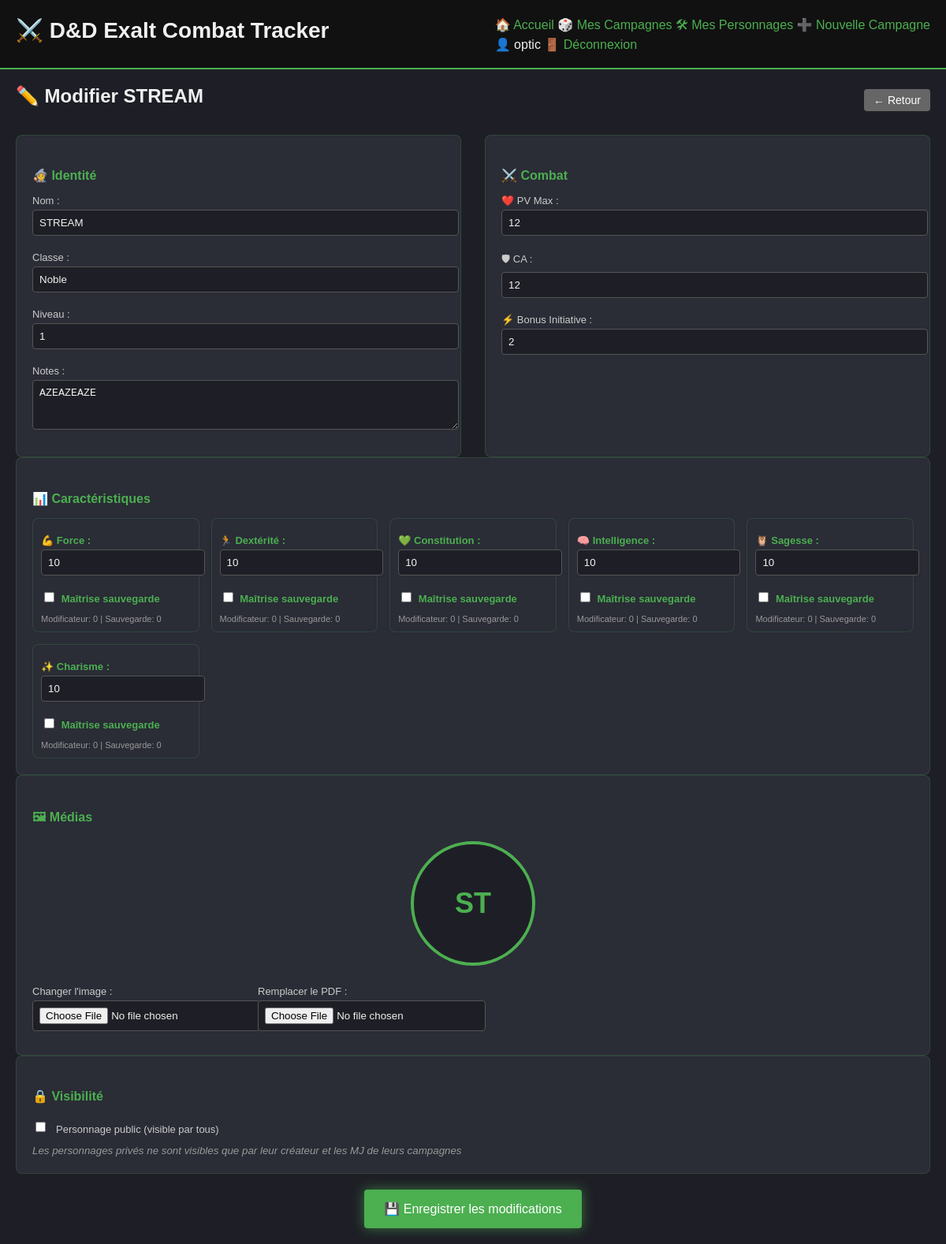
/template/character/1/edit (signed in), run on the app's committed database.
### app/models/user.py (models this page shows, shortened)
class User(db.Model):
    id = db.Column(db.Integer, primary_key=True)
    username = db.Column(db.String(80), unique=True, nullable=False)
    email = db.Column(db.String(120), unique=True, nullable=False)
    password_hash = db.Column(db.String(255), nullable=False)
    role = db.Column(db.String(20), default='Joueur')  # Admin, MJ, Joueur
    is_verified = db.Column(db.Boolean, default=False)
    created_at = db.Column(db.DateTime, default=datetime.utcnow)
    last_login = db.Column(db.DateTime)
    is_active = db.Column(db.Boolean, default=True)
    campaign_memberships = db.relationship('CampaignMember', backref='member_user', lazy=True)

### app/models/character.py (models this page shows, shortened)
class CharacterTemplate(db.Model):
    id = db.Column(db.Integer, primary_key=True)
    owner_id = db.Column(db.Integer, db.ForeignKey('user.id'), nullable=False)
    campaign_id = db.Column(db.Integer, db.ForeignKey('campaign.id'), nullable=True)
    character_type = db.Column(db.String(20), default='PJ')  # PJ, PNJ, Boss
    is_shared = db.Column(db.Boolean, default=False)  # Pour les PNJ partagés par le MJ
    is_public = db.Column(db.Boolean, default=False)  # Visible par tous
    visibility_level = db.Column(db.String(20), default='private')  # private, reduced, semi_complete, complete
    is_active = db.Column(db.Boolean, default=True)
    name = db.Column(db.String(100), nullable=False)
    first_name = db.Column(db.String(50))  # Prénom
    age = db.Column(db.Integer)  # Âge
    background_story = db.Column(db.Text)  # Histoire/background
    character_class = db.Column(db.String(50))
    race = db.Column(db.String(50))
    level = db.Column(db.Integer, default=1)
    notes = db.Column(db.Text)
    private_notes = db.Column(db.Text)
    hp_max = db.Column(db.Integer, nullable=False)
    ac_base = db.Column(db.Integer, nullable=False)
    initiative_bonus = db.Column(db.Integer, default=0)
    force = db.Column(db.Integer, default=10)
    dexterite = db.Column(db.Integer, default=10)
    constitution = db.Column(db.Integer, default=10)
    intelligence = db.Column(db.Integer, default=10)
    sagesse = db.Column(db.Integer, default=10)
    charisme = db.Column(db.Integer, default=10)
    maitrise_force = db.Column(db.Boolean, default=False)
    maitrise_dexterite = db.Column(db.Boolean, default=False)
    maitrise_constitution = db.Column(db.Boolean, default=False)
    maitrise_intelligence = db.Column(db.Boolean, default=False)
    maitrise_sagesse = db.Column(db.Boolean, default=False)
    maitrise_charisme = db.Column(db.Boolean, default=False)
    current_xp = db.Column(db.Integer, default=0)
    image_filename = db.Column(db.String(255), nullable=True)
    pdf_filename = db.Column(db.String(255), nullable=True)
    created_at = db.Column(db.DateTime, default=datetime.utcnow)
    owner = db.relationship('User', foreign_keys=[owner_id], backref=db.backref('owned_characters', lazy=True))
    campaigns = db.relationship('Campaign', secondary='character_campaign_association', backref='campaign_characters')
    @property
    def mod_force(self):
        return (self.force - 10) // 2
    @property
    def mod_dexterite(self):
        return (self.dexterite - 10) // 2
    @property
    def mod_constitution(self):
        return (self.constitution - 10) // 2
    @property
    def mod_intelligence(self):
        return (self.intelligence - 10) // 2
    @property
    def mod_sagesse(self):
        return (self.sagesse - 10) // 2
    @property
    def mod_charisme(self):
        return (self.charisme - 10) // 2
    @property
    def sauvegarde_force(self):
        bonus = self.bonus_maitrise if self.maitrise_force else 0
        return self.mod_force + bonus
    @property
    def sauvegarde_dexterite(self):
        bonus = self.bonus_maitrise if self.maitrise_dexterite else 0
        return self.mod_dexterite + bonus
    @property
    def sauvegarde_constitution(self):
        bonus = self.bonus_maitrise if self.maitrise_constitution else 0
        return self.mod_constitution + bonus
    @property
    def sauvegarde_intelligence(self):
        bonus = self.bonus_maitrise if self.maitrise_intelligence else 0
        return self.mod_intelligence + bonus
    @property
    def sauvegarde_sagesse(self):
        bonus = self.bonus_maitrise if self.maitrise_sagesse else 0
        return self.mod_sagesse + bonus
    @property
    def sauvegarde_charisme(self):
        bonus = self.bonus_maitrise if self.maitrise_charisme else 0
        return self.mod_charisme + bonus
    def can_be_edited_by(self, user):
        if not user:
            return False
        if user.role == 'Admin':
            return True
        if self.owner_id == user.id:
            return True
        if self.campaign and user.is_mj_of(self.campaign):
            return True
        return False

### app/routes/template.py (the view, shortened to what this page needs)
@bp.route('/character/<int:id>/edit', methods=['GET', 'POST'])
@login_required  # ✅ AJOUT : Protection obligatoire
def edit_character_template(id):
    template = CharacterTemplate.query.get_or_404(id)
    if not template.can_be_edited_by(g.current_user):
        flash('Vous n\'êtes pas autorisé à modifier ce personnage.', 'error')
        return redirect(url_for('template.character_profile', id=id))
    return render_template("edit_character.html", character=template)

### templates/edit_character.html (shortened to what this page needs)
{% extends "base.html" %}
{% block content %}
<div class="edit-character-container">
    <div class="edit-header">
        <h2>✏️ Modifier {{ character.name }}</h2>
        <a href="{{ url_for('template.manage_templates') }}" class="btn btn-secondary">← Retour</a>
    </div>
    <form action="{{ url_for('template.edit_character_template', id=character.id) }}" method="POST" enctype="multipart/form-data">
        <div class="edit-grid">
            <div class="edit-section">
                <h4>🧙 Identité</h4>
                <label>Nom :</label>
                <input type="text" name="name" value="{{ character.name }}" required>
                <label>Classe :</label>
                <input type="text" name="character_class" value="{{ character.character_class }}" required>
                <label>Niveau :</label>
                <input type="number" name="level" value="{{ character.level }}" min="1" max="20" required>
                <label>Notes :</label>
                <textarea name="notes" rows="3">{{ character.notes }}</textarea>
            </div>
            <div class="edit-section">
                <h4>⚔️ Combat</h4>
                <label>❤️ PV Max :</label>
                <input type="number" name="hp_max" value="{{ character.hp_max }}" required>
                <label>🛡 CA :</label>
                <input type="number" name="ac_base" value="{{ character.ac_base }}" required>
                <label>⚡ Bonus Initiative :</label>
                <input type="number" name="initiative_bonus" value="{{ character.initiative_bonus }}">
            </div>
        </div>
        <div class="edit-section">
            <h4>📊 Caractéristiques</h4>
            <div class="stats-grid">
                <div class="stat-input">
                    <label>💪 Force :</label>
                    <input type="number" name="force" value="{{ character.force }}" min="1" max="30">
                    <label>
                        <input type="checkbox" name="maitrise_force" {% if character.maitrise_force %}checked{% endif %}> Maîtrise sauvegarde
                    </label>
                    <small>Modificateur: {{ character.mod_force|abs if character.mod_force >= 0 else character.mod_force }} | Sauvegarde: {{ character.sauvegarde_force|abs if character.sauvegarde_force >= 0 else character.sauvegarde_force }}</small>
                </div>
                <div class="stat-input">
                    <label>🏃 Dextérité :</label>
                    <input type="number" name="dexterite" value="{{ character.dexterite }}" min="1" max="30">
                    <label>
                        <input type="checkbox" name="maitrise_dexterite" {% if character.maitrise_dexterite %}checked{% endif %}> Maîtrise sauvegarde
                    </label>
                    <small>Modificateur: {{ character.mod_dexterite|abs if character.mod_dexterite >= 0 else character.mod_dexterite }} | Sauvegarde: {{ character.sauvegarde_dexterite|abs if character.sauvegarde_dexterite >= 0 else character.sauvegarde_dexterite }}</small>
                </div>
                <div class="stat-input">
                    <label>💚 Constitution :</label>
                    <input type="number" name="constitution" value="{{ character.constitution }}" min="1" max="30">
                    <label>
                        <input type="checkbox" name="maitrise_constitution" {% if character.maitrise_constitution %}checked{% endif %}> Maîtrise sauvegarde
                    </label>
                    <small>Modificateur: {{ character.mod_constitution|abs if character.mod_constitution >= 0 else character.mod_constitution }} | Sauvegarde: {{ character.sauvegarde_constitution|abs if character.sauvegarde_constitution >= 0 else character.sauvegarde_constitution }}</small>
                </div>
                <div class="stat-input">
                    <label>🧠 Intelligence :</label>
                    <input type="number" name="intelligence" value="{{ character.intelligence }}" min="1" max="30">
                    <label>
                        <input type="checkbox" name="maitrise_intelligence" {% if character.maitrise_intelligence %}checked{% endif %}> Maîtrise sauvegarde
                    </label>
                    <small>Modificateur: {{ character.mod_intelligence|abs if character.mod_intelligence >= 0 else character.mod_intelligence }} | Sauvegarde: {{ character.sauvegarde_intelligence|abs if character.sauvegarde_intelligence >= 0 else character.sauvegarde_intelligence }}</small>
                </div>
                <div class="stat-input">
                    <label>🦉 Sagesse :</label>
                    <input type="number" name="sagesse" value="{{ character.sagesse }}" min="1" max="30">
                    <label>
                        <input type="checkbox" name="maitrise_sagesse" {% if character.maitrise_sagesse %}checked{% endif %}> Maîtrise sauvegarde
                    </label>
                    <small>Modificateur: {{ character.mod_sagesse|abs if character.mod_sagesse >= 0 else character.mod_sagesse }} | Sauvegarde: {{ character.sauvegarde_sagesse|abs if character.sauvegarde_sagesse >= 0 else character.sauvegarde_sagesse }}</small>
                </div>
                <div class="stat-input">
                    <label>✨ Charisme :</label>
                    <input type="number" name="charisme" value="{{ character.charisme }}" min="1" max="30">
                    <label>
                        <input type="checkbox" name="maitrise_charisme" {% if character.maitrise_charisme %}checked{% endif %}> Maîtrise sauvegarde
                    </label>
                    <small>Modificateur: {{ character.mod_charisme|abs if character.mod_charisme >= 0 else character.mod_charisme }} | Sauvegarde: {{ character.sauvegarde_charisme|abs if character.sauvegarde_charisme >= 0 else character.sauvegarde_charisme }}</small>
                </div>
            </div>
        </div>
        <div class="edit-section">
            <h4>🖼 Médias</h4>
            <div class="media-preview">
                {% if character.image_filename %}
                    <img src="{{ url_for('static', filename='uploads/' + character.image_filename) }}"
                         alt="{{ character.name }}">
                {% else %}
                    <div class="avatar-placeholder-large">
                        {{ character.name[:2]|upper }}
                    </div>
                {% endif %}
            </div>
            <div class="file-row">
                <div>
                    <label>Changer l'image :</label>
                    <input type="file" name="image" accept=".png,.jpg,.jpeg,.webp">
                </div>
                <div>
                    <label>Remplacer le PDF :</label>
                    <input type="file" name="pdf" accept=".pdf">
                </div>
            </div>
        </div>
        <div class="edit-section">
            <h4>🔒 Visibilité</h4>
            <div style="display: flex; align-items: center; gap: 10px; margin-bottom: 10px;">
                <input type="checkbox" id="is_public" name="is_public" value="1"
                       style="width: auto; margin-bottom: 0;">
                <label for="is_public" style="margin-bottom: 0;">
                    Personnage public (visible par tous)
                </label>
            </div>
            <small style="color: #999; font-style: italic;">
                Les personnages privés ne sont visibles que par leur créateur et les MJ de leurs campagnes
            </small>
        </div>
        <div class="edit-actions">
            <button type="submit" class="btn btn-primary btn-large">💾 Enregistrer les modifications</button>
        </div>
    </form>
</div>
{% endblock %}

### templates/base.html (shortened to what this page needs)
<!DOCTYPE html>
<html lang="fr">
<head>
    <link rel="stylesheet" href="{{ url_for('static', filename='css/base.css') }}">
    <link rel="stylesheet" href="{{ url_for('static', filename='css/layout.css') }}">
    <link rel="stylesheet" href="{{ url_for('static', filename='css/components.css') }}">
    <link rel="stylesheet" href="{{ url_for('static', filename='css/combat.css') }}">
    <link rel="stylesheet" href="{{ url_for('static', filename='css/dashboard.css') }}">
    <link rel="stylesheet" href="{{ url_for('static', filename='css/hud.css') }}">
    <link rel="stylesheet" href="{{ url_for('static', filename='css/templates.css') }}">
    <link rel="stylesheet" href="{{ url_for('static', filename='css/character.css') }}">
    <link rel="stylesheet" href="{{ url_for('static', filename='css/responsive.css') }}">
    <link rel="stylesheet" href="{{ url_for('static', filename='css/summary.css') }}">
    <link rel="stylesheet" href="{{ url_for('static', filename='css/exp_history.css') }}">
</head>
<body>
    <header>
        <h1>⚔️ D&D Exalt Combat Tracker</h1>
        <nav>
            <a href="{{ url_for('main.index') }}">🏠 Accueil</a>
            {% if session.user_id %}
                <a href="{{ url_for('campaign.list_campaigns') }}">🎲 Mes Campagnes</a>
                <a href="{{ url_for('template.manage_templates') }}">🛠 Mes Personnages</a>
                {% if current_user and current_user.role in ['MJ', 'Admin'] %}
                    <a href="{{ url_for('campaign.create_campaign') }}">➕ Nouvelle Campagne</a>
                {% endif %}
                <div class="user-menu">
                    <span>👤 {{ current_user.username if current_user else 'Utilisateur' }}</span>
                    <a href="{{ url_for('auth.logout') }}">🚪 Déconnexion</a>
                </div>
            {% else %}
                <div class="auth-links">
                    <a href="{{ url_for('auth.login') }}">🔐 Connexion</a>
                    <a href="{{ url_for('auth.register') }}">📝 Inscription</a>
                </div>
            {% endif %}
        </nav>
    </header>
    <main>
        {% block content %}{% endblock %}
    </main>
</body>
</html>

### data on the page
User: username "optic"
CharacterTemplate: name "STREAM", character_class "Noble", level "1", notes "AZEAZEAZE", hp_max "12", ac_base "12", initiative_bonus "2", force "10", mod_force|abs "0", sauvegarde_force|abs "0", dexterite "10", mod_dexterite|abs "0", sauvegarde_dexterite|abs "0", constitution "10", mod_constitution|abs "0", sauvegarde_constitution|abs "0", intelligence "10", mod_intelligence|abs "0", sauvegarde_intelligence|abs "0", sagesse "10", mod_sagesse|abs "0", sauvegarde_sagesse|abs "0", charisme "10", mod_charisme|abs "0", sauvegarde_charisme|abs "0", name "ST"
